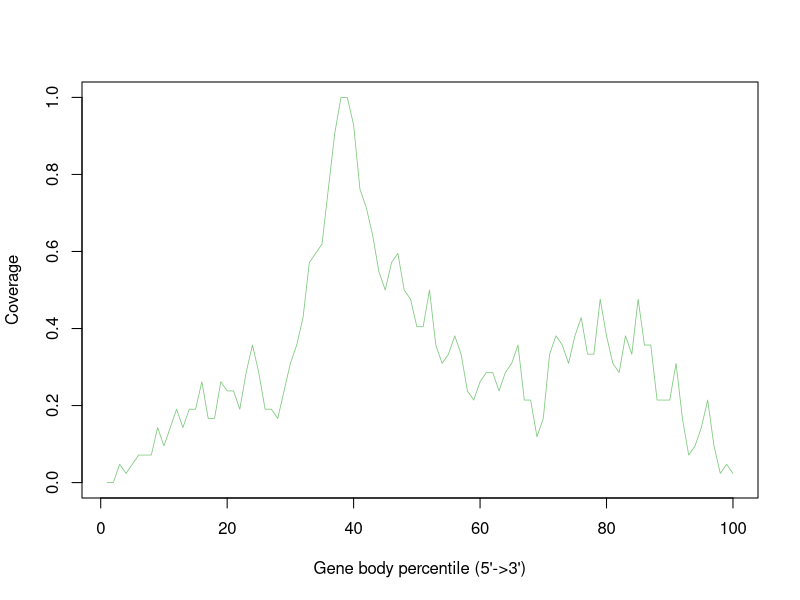

Source code (R):
GSM4486059_Aligned.sortedByCoord_sorted.out <- c(0.0,0.0,0.047619047619047616,0.023809523809523808,0.047619047619047616,0.07142857142857142,0.07142857142857142,0.07142857142857142,0.14285714285714285,0.09523809523809523,0.14285714285714285,0.19047619047619047,0.14285714285714285,0.19047619047619047,0.19047619047619047,0.2619047619047619,0.16666666666666666,0.16666666666666666,0.2619047619047619,0.23809523809523808,0.23809523809523808,0.19047619047619047,0.2857142857142857,0.35714285714285715,0.2857142857142857,0.19047619047619047,0.19047619047619047,0.16666666666666666,0.23809523809523808,0.30952380952380953,0.35714285714285715,0.42857142857142855,0.5714285714285714,0.5952380952380952,0.6190476190476191,0.7619047619047619,0.9047619047619048,1.0,1.0,0.9285714285714286,0.7619047619047619,0.7142857142857143,0.6428571428571429,0.5476190476190477,0.5,0.5714285714285714,0.5952380952380952,0.5,0.47619047619047616,0.40476190476190477,0.40476190476190477,0.5,0.35714285714285715,0.30952380952380953,0.3333333333333333,0.38095238095238093,0.3333333333333333,0.23809523809523808,0.21428571428571427,0.2619047619047619,0.2857142857142857,0.2857142857142857,0.23809523809523808,0.2857142857142857,0.30952380952380953,0.35714285714285715,0.21428571428571427,0.21428571428571427,0.11904761904761904,0.16666666666666666,0.3333333333333333,0.38095238095238093,0.35714285714285715,0.30952380952380953,0.38095238095238093,0.42857142857142855,0.3333333333333333,0.3333333333333333,0.47619047619047616,0.38095238095238093,0.30952380952380953,0.2857142857142857,0.38095238095238093,0.3333333333333333,0.47619047619047616,0.35714285714285715,0.35714285714285715,0.21428571428571427,0.21428571428571427,0.21428571428571427,0.30952380952380953,0.16666666666666666,0.07142857142857142,0.09523809523809523,0.14285714285714285,0.21428571428571427,0.09523809523809523,0.023809523809523808,0.047619047619047616,0.023809523809523808)


pdf("GSM4486059.geneBodyCoverage.curves.pdf")
x=1:100
icolor = colorRampPalette(c("#7fc97f","#beaed4","#fdc086","#ffff99","#386cb0","#f0027f"))(1)
plot(x,GSM4486059_Aligned.sortedByCoord_sorted.out,type='l',xlab="Gene body percentile (5'->3')", ylab="Coverage",lwd=0.8,col=icolor[1])
dev.off()
